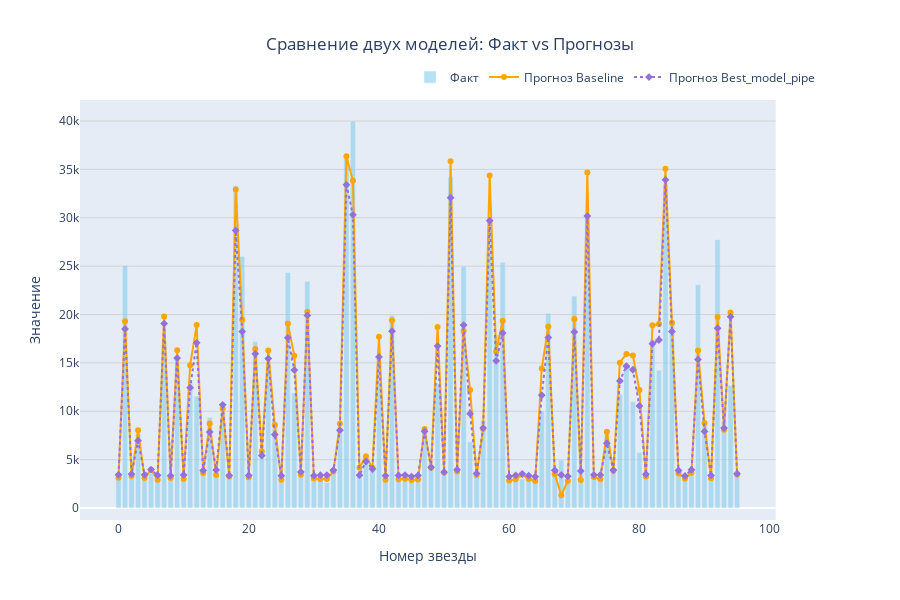

This figure's notebook cell:
### Markdown cell above
В результате подбора гиперпараметров была получена модель с метрикой RMSE = 2772 К. Лучшим решением стала полносвязная нейронная сеть с «сужающейся» архитектурой, преобразующая 21 входной признак через скрытые слои размерностью 8 и 6 нейронов к финальному предсказанию. Отличительной особенностью данной конфигурации является использование комбинированной регуляризации: применение Batch Normalization обеспечивает стабильность весов, а добавление слоев Dropout (с вероятностью 0.1) предотвращает переобучение, работая в связке с функцией активации ReLU для моделирования нелинейных зависимостей.

Теперь сравним работы двух моделей

### Code cell
compare_models_plotly(
    y_test, 
    pred_test,
    predict,
    model_names=['Baseline', 'Best_model_pipe'],
)
